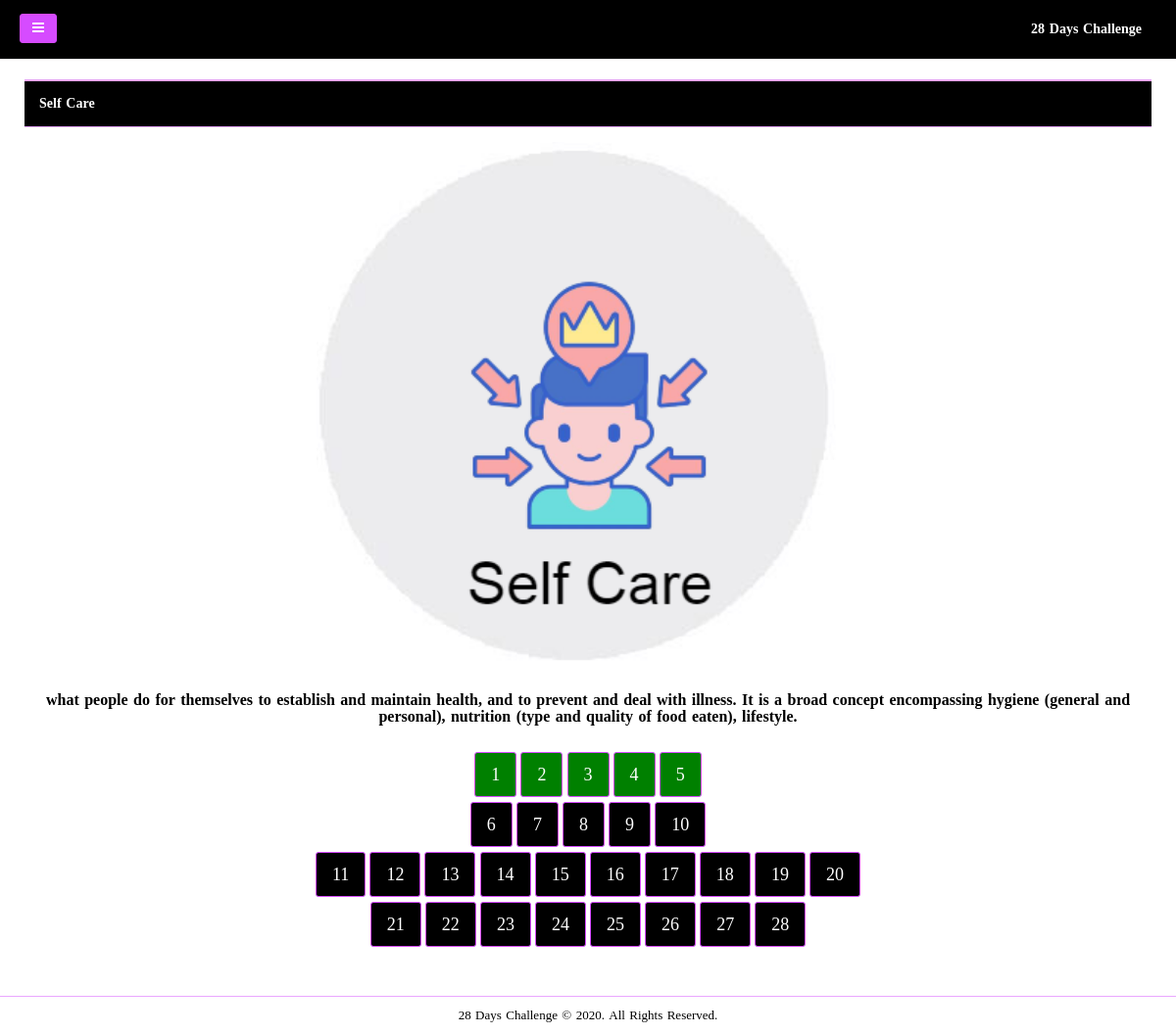
The app's page /Users/View_Tasks.php?C_ID=9 (signed in) with its own data.
### tables this page shows
CREATE TABLE `challenges` (
  `ID` int(20) NOT NULL,
  `Title` varchar(250) NOT NULL,
  `Description` varchar(250) NOT NULL,
  `Picture` varchar(250) NOT NULL
);

CREATE TABLE `tasks` (
  `ID` int(20) NOT NULL,
  `C_ID` int(20) NOT NULL,
  `Day_Number` int(20) NOT NULL,
  `Description` varchar(250) NOT NULL,
  `Total_Points` int(20) NOT NULL
);

### Users/View_Tasks.php (the view, shortened to what this page needs)
<?php
include("../includes/config.php");
$U_ID = $_SESSION['U_Log'];
$C_ID = $_GET['C_ID'];
$sql1 = mysqli_query($dbConn,"SELECT * FROM challenges where ID='$C_ID'");
$row1 = mysqli_fetch_array($sql1);
	$C_ID=$row1['ID'];
	$Title=$row1['Title'];
				$Picture=$row1['Picture'];
				$Description=$row1['Description'];
?>
<!DOCTYPE html>
<html>
<head>
    <link href="../css/bootstrap.min.css" rel="stylesheet">
    <link href="../font-awesome/css/font-awesome.css" rel="stylesheet">
	    <link href="../css/plugins/dataTables/datatables.min.css" rel="stylesheet">
    <link href="../css/plugins/toastr/toastr.min.css" rel="stylesheet">
    <link href="../js/plugins/gritter/jquery.gritter.css" rel="stylesheet">
    <link href="../css/animate.css" rel="stylesheet">
    <link href="../css/style.css" rel="stylesheet">
</head>
<body class="canvas-menu" style="style background-image: url('../img/bg.png'); background-size: 100% 100%; background-repeat: no-repeat;">
    <div id="wrapper" >
        <div id="page-wrapper" class="gray-bg dashbard-1">
        <div class="row border-bottom">
        <nav class="navbar navbar-static-top" role="navigation" style="margin-bottom: 0">
        <div class="navbar-header">
            <a class="navbar-minimalize minimalize-styl-2 btn btn-primary " href="#"><i class="fa fa-bars"></i> </a>
        </div>
            <ul class="nav navbar-top-links navbar-right">
                <li >
                    <a style="color:#fff" href="">
                         28 Days Challenge
                    </a>
                </li>
            </ul>
        </nav>
        </div>
        <div class="row">
            <div class="col-lg-12" style="background-color:#fff">
                <div class="wrapper wrapper-content">
                        <div class="row">
                            <div class="col-lg-12">
                                <div class="ibox float-e-margins">
                                    <div class="ibox-title">
                                        <h5><?php echo $Title; ?></h5>
                                    </div>
                                    <div class="ibox-content">
                                        <div>
                                            <div class="feed-activity-list">
                                                    <div class="media-body ">
													  <strong><center>
<img src="../Administrator/<?php echo $Picture; ?>" width="50%"/>
<br><br>
<center>
<h3>
<?php echo $Description; ?>
</h3>
</center>
<br>
<?php
					$sql12 = mysqli_query($dbConn,"select * from tasks where C_ID='$C_ID'");
					while ($row12 = mysqli_fetch_array($sql12)){
				$T_ID=$row12['ID'];
				$Day_Number=$row12['Day_Number'];
				if ($Day_Number=='6'){
				echo '<br>';
				}elseif ($Day_Number=='11'){
				echo '<br>';
				}elseif ($Day_Number=='21'){
				echo '<br>';
				}
$sql3 = mysqli_query($dbConn,"select * from tasks_records where T_ID='$T_ID' AND U_ID='$U_ID'");
if (mysqli_fetch_array($sql3)>0){
$BG_Color='green';
}else{
$BG_Color='black';
}
					?>
				<a href="Send_Record.php?C_ID=<?php echo $C_ID; ?>&T_ID=<?php echo $T_ID; ?>" class="btn btn-primary btn-lg" style="background-color:<?php echo $BG_Color; ?>"> <?php echo $Day_Number; ?></a>
<?php
}
?>
													  </center></strong>
                                                    </div>
                                            </div>
                                        </div>
                                    </div>
                                </div>
                            </div>
                        </div>
                </div>
                             <div class="footer">
                    <div>
					                <center>28 Days Challenge © 2020. All Rights Reserved.</center>
                    </div>
                </div>
            </div>
        </div>
        </div>
        </div>
</body>
</html>

### Users/View_Tasks.php (style rules this page uses)
body { font-family: myFirstFont; }

### records on screen
challenges: Title "Self Care", Picture (picture), Description "what people do for themselves to establish and maintain health, and to prevent and deal with illness. It is a broad concept encompassing hygiene (general and personal), nutrition (type and quality of food eaten), lifestyle."
tasks: Day_Number "1"
tasks: Day_Number "2"
tasks: Day_Number "3"
tasks: Day_Number "4"
tasks: Day_Number "5"
tasks: Day_Number "6"
tasks: Day_Number "7"
tasks: Day_Number "8"
tasks: Day_Number "9"
tasks: Day_Number "10"
tasks: Day_Number "11"
tasks: Day_Number "12"
tasks: Day_Number "13"
tasks: Day_Number "14"
tasks: Day_Number "15"
tasks: Day_Number "16"
tasks: Day_Number "17"
tasks: Day_Number "18"
tasks: Day_Number "19"
tasks: Day_Number "20"
tasks: Day_Number "21"
tasks: Day_Number "22"
tasks: Day_Number "23"
tasks: Day_Number "24"
tasks: Day_Number "25"
tasks: Day_Number "26"
tasks: Day_Number "27"
tasks: Day_Number "28"
